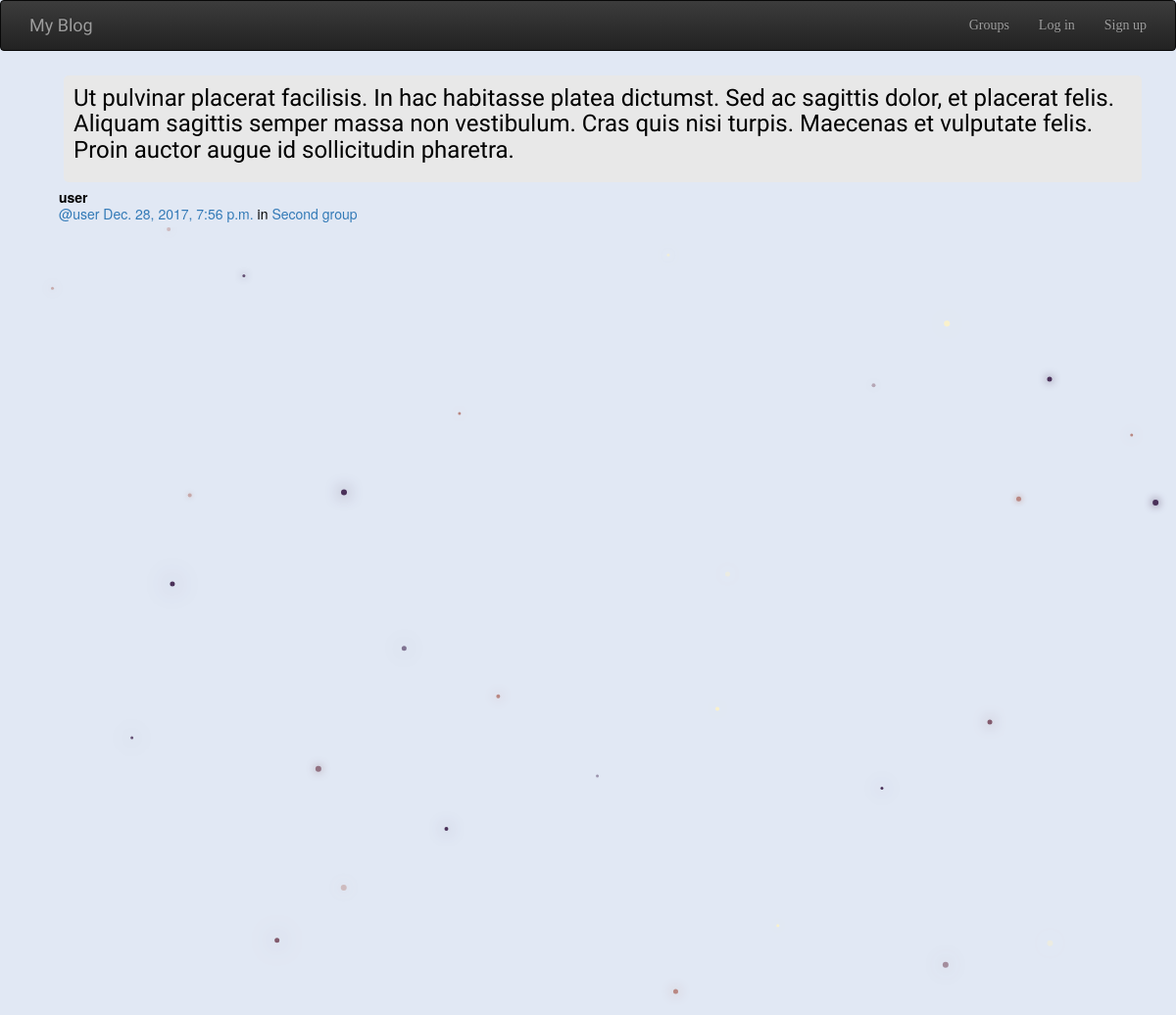
Page /posts/by/user/15/ on the committed database.
### posts/models.py (models this page shows, shortened)
class Post(models.Model):
    user = models.ForeignKey(User, related_name='posts')
    created_at = models.DateTimeField(auto_now=True)
    message = models.TextField()
    message_html = models.TextField(editable=False)
    group = models.ForeignKey(Group, related_name='posts', null=True, blank=True)
    class Meta:
        ordering = ['-created_at']
        unique_together = ['user', 'message']

### groups/models.py (models this page shows, shortened)
class Group(models.Model):
    name = models.CharField(max_length=255, unique = True)
    slug = models.SlugField(allow_unicode = True, unique = True)
    description = models.TextField(blank = True, default='')
    description_html = models.TextField(editable=False, default='', blank=True)
    members = models.ManyToManyField(User, through= 'GroupMember')
    class Meta:
        ordering = ['name']

### posts/views.py (the view)
# urls.py: url(r"by/(?P<username>[-\w]+)/(?P<pk>\d+)/$",views.PostDetail.as_view(),name="single"),
class PostDetail(SelectRelatedMixin, generic.DetailView):
    model = models.Post
    select_related = ('user', 'group')
    def get_queryset(self):
        queryset = super().get_queryset()
        return queryset.filter(user__username__iexact=self.kwargs.get('username'))

### posts/templates/posts/post_detail.html (shortened to what this page needs)
{% extends 'posts/post_base.html' %}
{% block post_content %}
    <div class="clo-md-8">
        {% include 'posts/_post.html' %}
    </div>
{% endblock %}

### posts/templates/posts/_post.html (shortened to what this page needs)
<div class="post-media">
    <h3 class="post-message">{{post.message_html|safe}}</h3>
    <div class="media-body">
        <strong>{{post.user.username}}</strong>
        <h5 class="media-heading">
            <span class="username">
                <a href="{% url 'posts:for_user' username=post.user.username%}">@{{post.user.username}}</a>
            </span>
            <time class="time" >
                <a href="{% url 'posts:single' username=post.user.username pk=post.pk %}">{{post.created_at}}</a>
            </time>
            {% if post.group %}
            <span class="group-name" >in <a href="{% url 'groups:single' slug=post.group.slug %}">{{post.group.name}}</a> </span>
            {% endif %}
        </h5>
    </div>
</div>

### static/sm_prj/css/master.css (style rules this page uses)
body { margin: 0; overflow: scroll; background-color: #e1e8f4; color:black; }
.post-message { font-family: 'Satisfy', cursive; background-color: #e8e8e8; margin: 5px; border-radius: 5px; padding: 10px; border-color: black; border-width: 3px; }

### rows in the picture
Post: message_html "Ut pulvinar placerat facilisis. In hac habitasse platea dictumst. Sed ac sagittis dolor, et placerat felis. Aliquam sagittis semper massa non vestibulum. Cras quis nisi turpis. Maecenas et vulputate felis. Proin auctor augue id sollicitudin pharetra.", user.username "user", created_at "Dec. 28, 2017, 7:56 p.m.", group.name "Second group"
